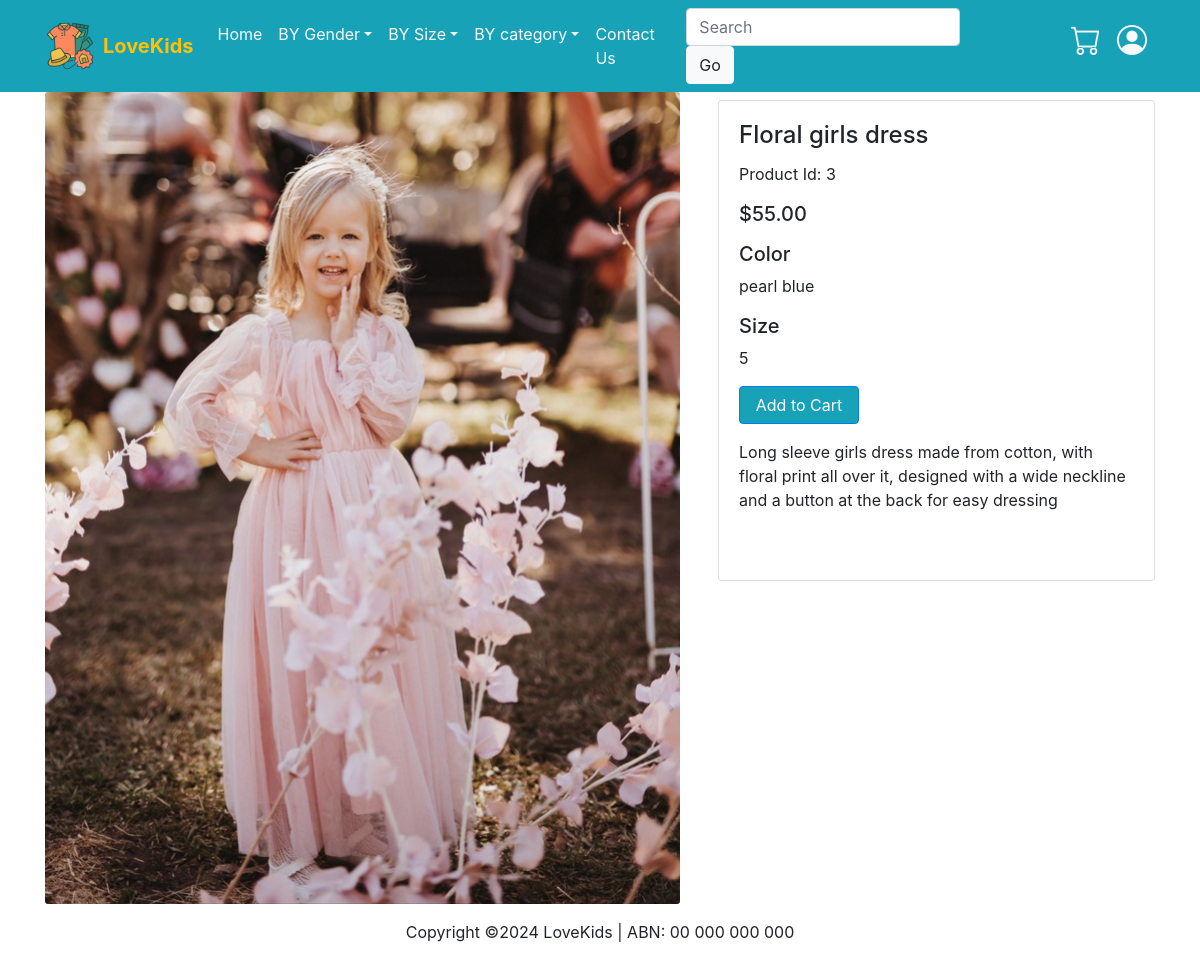
Screenshot of /productdetails/3 with the database file from the repository.
### LoveKids/models.py (models this page shows, shortened)
class Product(db.Model):
    __tablename__='products'
    id = db.Column(db.Integer, primary_key=True)
    name = db.Column(db.String(128), unique=True)
    title = db.Column(db.String(128), unique=True)
    sizerange = db.Column(db.String(64))
    size = db.Column(db.String(64))
    gender = db.Column(db.String(64))
    category = db.Column(db.String(64))
    color = db.Column(db.String(64))
    description = db.Column(db.String(500), nullable=False)
    image = db.Column(db.String(60), nullable=False, default='defaultproduct.jpg')
    cost = db.Column(db.Float, nullable=False)

### LoveKids/views.py (the view)
@bp.route('/productdetails/<int:productid>')
def getproduct(productid):
    product = Product.query.get(productid)
    return render_template('productdetails.html', product = product)

### LoveKids/templates/productdetails.html (shortened to what this page needs)
{% extends 'base.html' %}
{% block main %}
<div class="container">
    <div class="row">
        <div class="col-7">
            <img class="card-img" src="/static/images/{{product.image}}" alt="{{product.title}}">
        </div>
        <div class="col-5">
            <div class="card my-2 ml-2">
                <div class="card-body">
                    <h4 class="card-title">{{product.title}}</h4>
                    <p class="card-text mb-3">Product Id: {{product.id}}</P>
                    <h5 class="card-text mb-3">{{"$%.2f"|format(product.cost)}}</h5>
                    <h5 class="card-text">Color</h5>
                    <p class="card-text mb-3">{{product.color}}</p>
                    <h5 class="card-text">Size</h5>
                    <p class="card-text mb-3">{{product.size}}</p>
                    <form action="{{ url_for('main.cart') }}">
                        <button class="btn btn-primary mb-3" style="width: 120px; background-color: #17a2b8" type="submit">Add to Cart</button>
                    </form>
                    <p class="card-text mb-5">{{product.description}}</p>
                </div>
            </div>
        </div>
    </div>
</div>
{% endblock %}

### rows the page displays
Product: image (picture), title "Floral girls dress", id "3", cost "$55.00", color "pearl blue", size "5", description "Long sleeve girls dress made from cotton, with floral print all over it, designed with a wide neckline and a button at the back for easy dressing"
